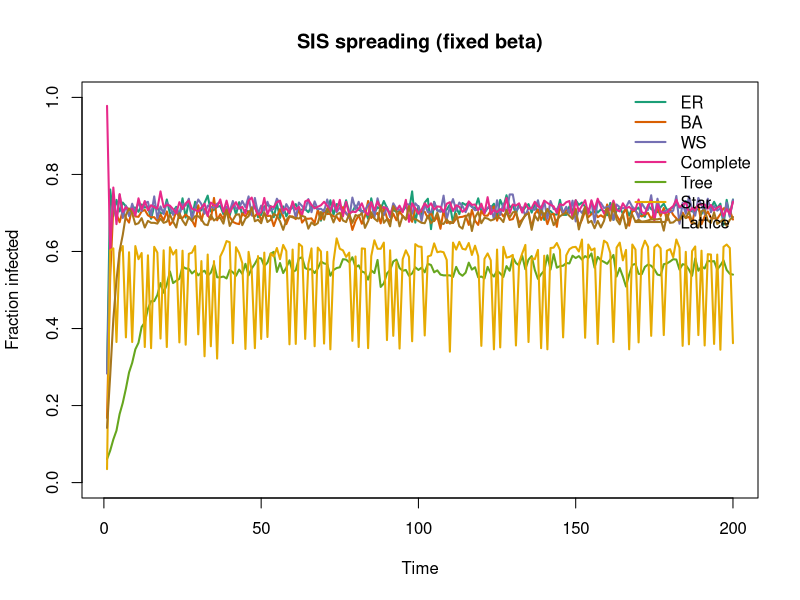
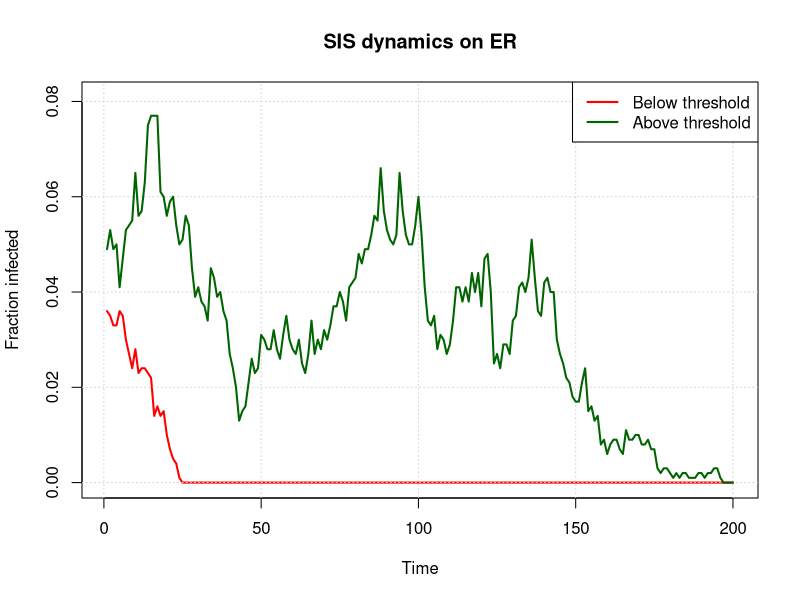
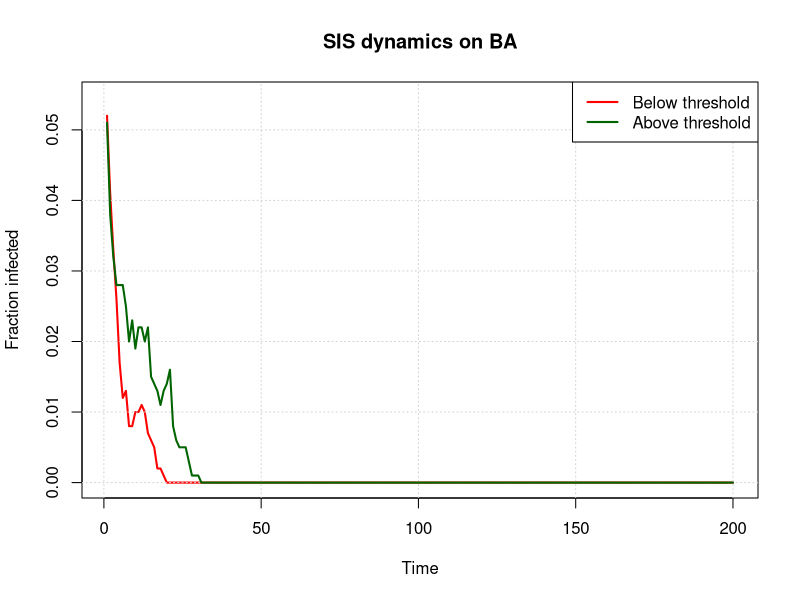
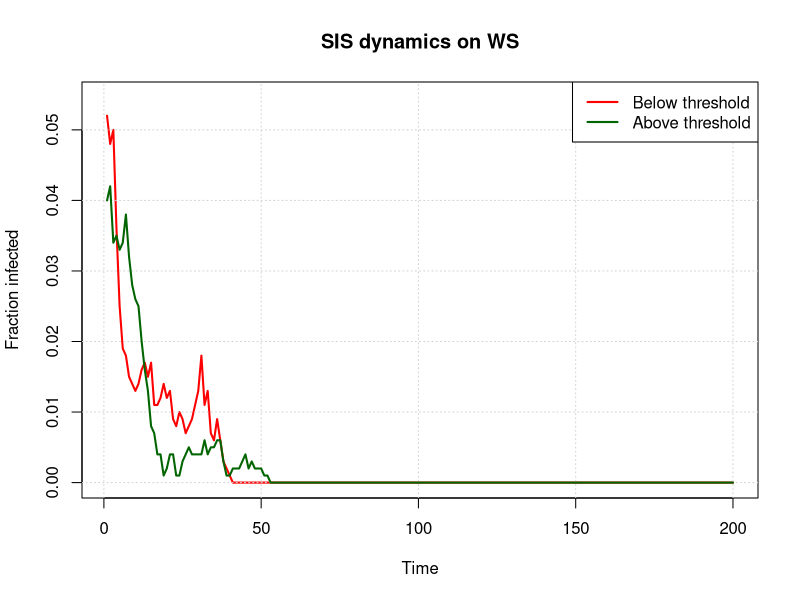
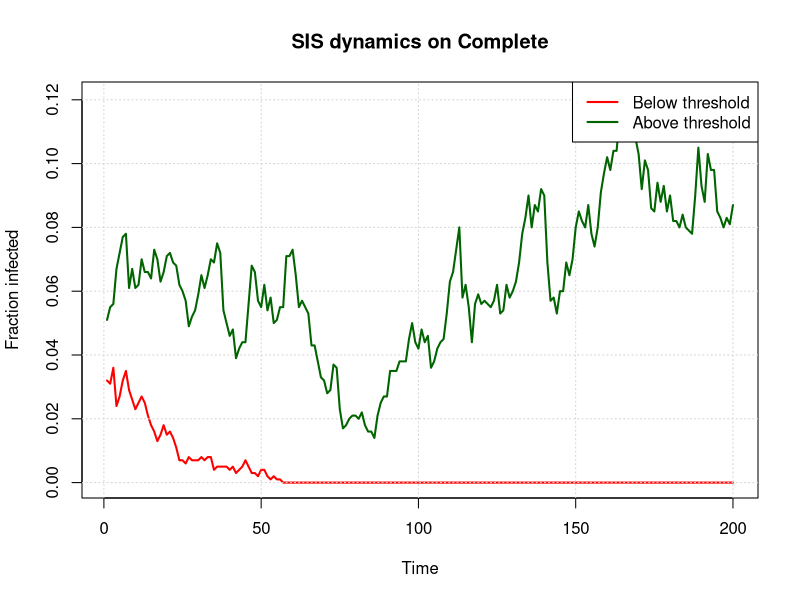
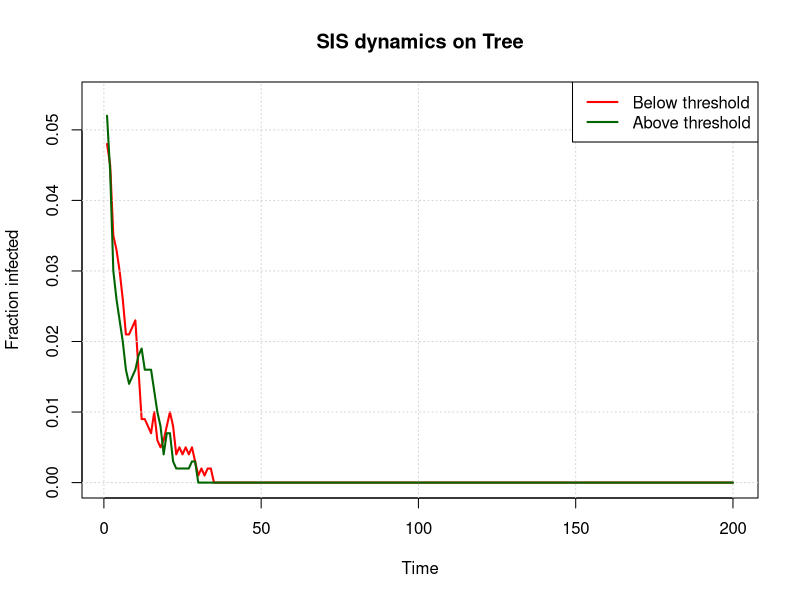
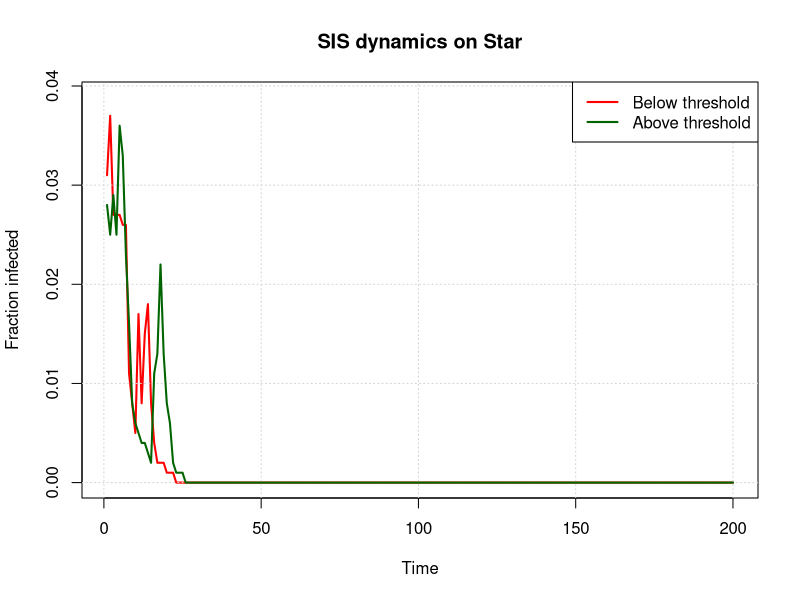
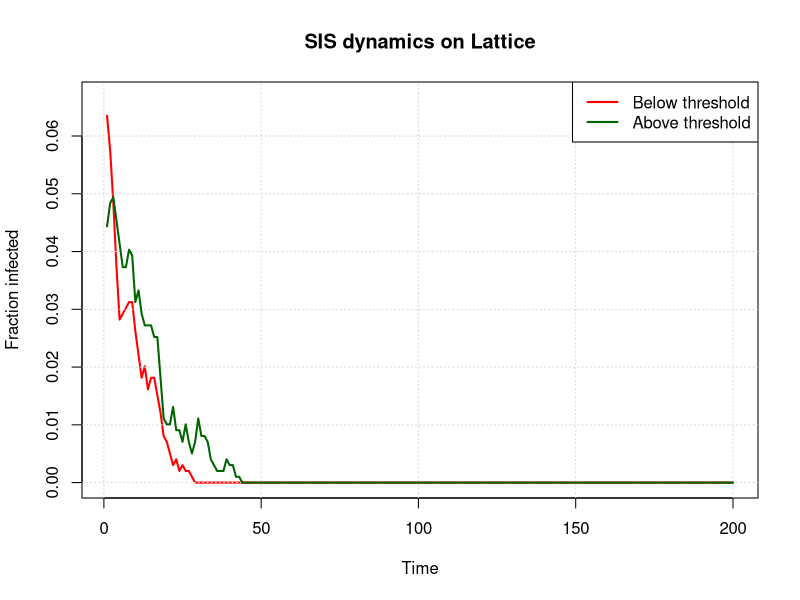

Here is the R script that generated these plots, in order:
## ---- chunk 1
knitr::opts_chunk$set(echo = TRUE)
## ---- chunk 2
library(igraph)
library(Matrix)
library(knitr)
library(RSpectra)

set.seed(123)
## ---- chunk 3
n <- 1000
p0 <- 0.05
gamma <- 0.4
Tmax <- 200
## ---- chunk 4
compute_ylim <- function(x, y, padding = 0.05) {
  ymin <- min(c(x, y))
  ymax <- max(c(x, y))
  range <- ymax - ymin
  c(
    max(0, ymin - padding * range),
    min(1, ymax + padding * range)
  )
}
## ---- chunk 5
simulate_SIS_fast <- function(g, beta, gamma, p0, Tmax) {
  n <- vcount(g)
  A <- as_adj(g, sparse = TRUE)
  
  x <- rbinom(n, 1, p0)
  infected_frac <- numeric(Tmax)
  
  for (t in 1:Tmax) {
    k <- as.vector(A %*% x)
    
    # numerically stable infection probability
    p_infect <- 1 - (1 - beta)^k
    p_infect[is.na(p_infect)] <- 1
    p_infect[p_infect > 1] <- 1
    p_infect[p_infect < 0] <- 0
    
    recover <- rbinom(n, 1, gamma)
    
    x_new <- x
    x_new[x == 1 & recover == 1] <- 0
    
    sus <- which(x == 0)
    if (length(sus) > 0) {
      x_new[sus] <- rbinom(length(sus), 1, p_infect[sus])
    }
    
    x <- x_new
    infected_frac[t] <- mean(x)
  }
  
  infected_frac
}
## ---- chunk 6
leading_eigenvalue <- function(g) {
  A <- as_adj(g, sparse = TRUE)
  eigs_sym(A, k = 1, which = "LA")$values[1]
}
## ---- chunk 7
save_table <- function(tbl, filename, caption = NULL) {
  if (!dir.exists("tables")) dir.create("tables")
  
  if (is.matrix(tbl)) {
    df <- as.data.frame(tbl)
    df <- cbind(Network = rownames(tbl), df)
  } else {
    df <- tbl
  }
  
  latex_code <- kable(
    df,
    format = "latex",
    digits = 4,
    booktabs = TRUE,
    caption = caption,
    row.names = FALSE
  )
  
  cat(latex_code, file = file.path("tables", filename))
}
## ---- chunk 8
save_time_series_plot <- function(results, title, filename, colors) {
  if (!dir.exists("figures")) dir.create("figures")
  
  png(file.path("figures", filename), width = 900, height = 700)
  
  plot(
    results[[1]],
    type = "l",
    ylim = c(0, 1),
    col = colors[names(results)[1]],
    lwd = 2,
    xlab = "Time",
    ylab = "Fraction infected",
    main = title
  )
  
  for (name in names(results)[-1]) {
    lines(results[[name]], col = colors[name], lwd = 2)
  }
  
  legend(
    "topright",
    legend = names(results),
    col = colors[names(results)],
    lwd = 2,
    bty = "n"
  )
  
  dev.off()
}
## ---- chunk 9
save_task2_network_plot <- function(res_below, res_above,
                                    network_name, filename) {
  if (!dir.exists("figures")) dir.create("figures")
  
  # Compute ylim but ensure we can see 0
  ylim <- compute_ylim(res_below, res_above)
  ylim[1] <- 0 # Always anchor at 0 for SIS
  
  png(file.path("figures", filename), width = 900, height = 700)
  
  plot(
    res_below,
    type = "l",
    col = "red",
    lwd = 2,
    ylim = ylim,
    xlab = "Time",
    ylab = "Fraction infected",
    main = paste("SIS dynamics on", network_name)
  )
  
  # Add grid for readability
  grid(nx = NULL, ny = NULL, col = "lightgray", lty = "dotted")
  
  lines(
    res_above,
    col = "darkgreen",
    lwd = 2
  )
  
  legend(
    "topright",
    legend = c("Below threshold", "Above threshold"),
    col = c("red", "darkgreen"),
    lwd = 2,
    bg = "white" 
  )
  
  dev.off()
}
## ---- chunk 10
networks <- list(
  ER        = erdos.renyi.game(n, p = 0.01, type = "gnp"),
  BA        = barabasi.game(n, m = 3, directed = FALSE),
  WS        = watts.strogatz.game(1, n, nei = 5, p = 0.1),
  Complete  = make_full_graph(n),
  Tree      = make_tree(n, mode = "undirected"),
  Star      = make_star(n, mode = "undirected"),
  Lattice   = make_lattice(c(31, 32), nei = 1, circular = FALSE)
)

network_colors <- c(
  ER       = "#1b9e77",
  BA       = "#d95f02",
  WS       = "#7570b3",
  Complete = "#e7298a",
  Tree     = "#66a61e",
  Star     = "#e6ab02",
  Lattice  = "#a6761d"
)


# THRESHOLDS
lambda1 <- sapply(networks, leading_eigenvalue)
beta_c <- gamma / lambda1

threshold_table <- data.frame(
  Network = names(lambda1),
  Lambda1 = lambda1,
  Beta_c  = beta_c
)

save_table(
  threshold_table,
  "thresholds.tex",
  caption = "Leading eigenvalue and SIS epidemic threshold"
)
## ---- chunk 11
beta_fixed <- 0.6
results_task1 <- list()

for (name in names(networks)) {
  results_task1[[name]] <- simulate_SIS_fast(
    networks[[name]],
    beta = beta_fixed,
    gamma = gamma,
    p0 = p0,
    Tmax = Tmax
  )
}

# All networks
save_time_series_plot(
  results_task1,
  "SIS spreading (fixed beta)",
  "task1_sis_all_networks.png",
  network_colors
)
## ---- chunk 12
results_task2 <- list()

for (name in names(networks)) {
  beta_below <- 0.9 * beta_c[name]
  beta_above <- 1.1 * beta_c[name]
  
  res_below <- simulate_SIS_fast(
    networks[[name]], beta_below, gamma, p0, Tmax
  )
  
  res_above <- simulate_SIS_fast(
    networks[[name]], beta_above, gamma, p0, Tmax
  )
  
  save_task2_network_plot(
    res_below,
    res_above,
    network_name = name,
    filename = paste0("task2_", name, "_threshold.png")
  )
}
